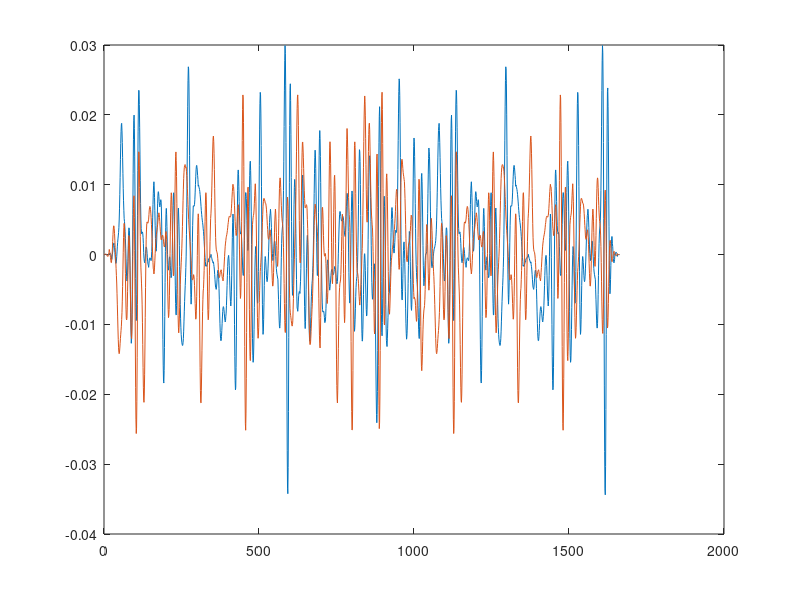
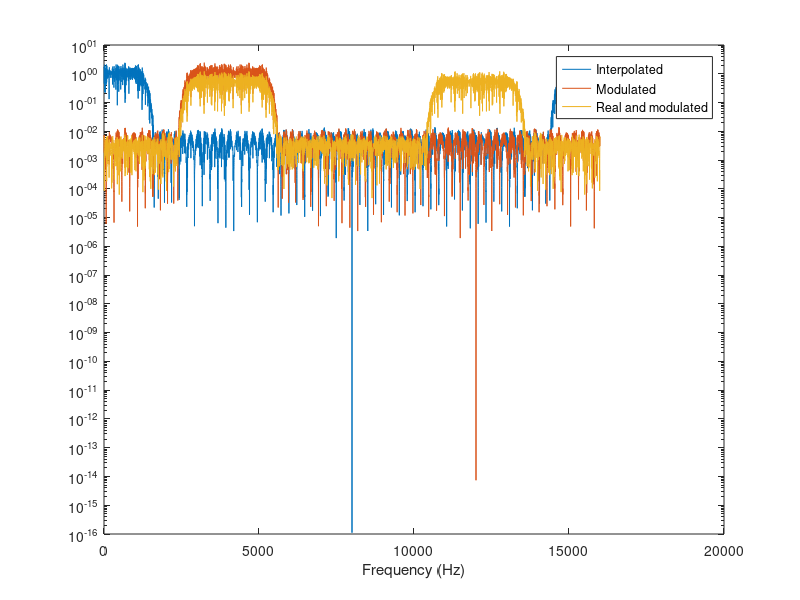

Source code (MATLAB) for these figures, in order: (Note: this script raises an error after producing the figures.)
%% load data
load('z.mat')
%z is a OFDM symbol with 256 info bits and N_cp = 72
%% Up-sampling
% z is the original baseband signal
N = length(z);
NN = 2^14; % Number of frequency grid points
f = (0:NN-1)/NN;
semilogy(f,abs(fft(z,NN))) % Check transform
xlabel('relative frequency f/fs');
%% Now upsample
R = 8; %
zu = zeros(N*R,1);
zu(1:R:end) = z;
semilogy(f,abs(fft(zu,NN))) % Check transform
xlabel('normalized frequency f/fs');
%% Design a LP interpolation filter
B = firpm(63,2*[0 0.5/R 0.5/R*1.6 1/2],[1 1 0 0]);
zi = conv(zu,B);
% zi is now the interpolated signal
figure(1)
plot([real(zi) imag(zi)])
figure(2)
semilogy(f,abs([fft(zu,NN) fft(zi,NN) fft(B.',NN)]) ) % Check transforms
legend('Up-sampled z_u','Interpolated after LP filtering','LP-filter')
xlabel('relative frequency f/fs');
%% Modulation
fs = 16000;
fcm = 4000;
F = (0:NN-1)/NN*fs;
n = (0:length(zi)-1)';
zm = zi.*exp(1i*2*pi*fcm/fs*n);
semilogy(F,abs([fft(zi,NN) fft(zm,NN) ]) ) % Check transforms
legend('Interpolated','Modulated')
xlabel('Frequency (Hz)');
%% Make signal real
zmr = real(zm);
semilogy(F,abs([fft(zi,NN) fft(zm,NN) fft(zmr,NN) ]) ) % Check transforms
legend('Interpolated','Modulated','Real and modulated')
xlabel('Frequency (Hz)');
%% Demodulation
fs = 16000;
fcm = 4000;
F = (0:NN-1)/NN*fs;
n = (0:length(zi)-1)';
yrec = zmr; % The received real valued signal
yib = yrec.*exp(-1i*2*pi*fcm/fs*n);
semilogy(F,abs([fft(y,NN) fft(yib,NN)])) % Check transforms
legend('Modulated','Demodulated')
xlabel('Frequency (Hz)');
yi = conv(yib,B);
% yi is now a lowpass signal
figure(2)
semilogy(f,abs([fft(yib,NN) fft(yi,NN) fft(B.',NN)]) ) % Check transforms
legend('Demodulated','after LP filtering','LP-filter')
xlabel('relative frequency f/fs');
%% Down-sampling
D = 8; % Same as upsampling rate!!
y = yi(1:D:end);
semilogy(f,abs(fft(y,NN))) % Check transforms
%% Check in time domain
plot(real(y))
